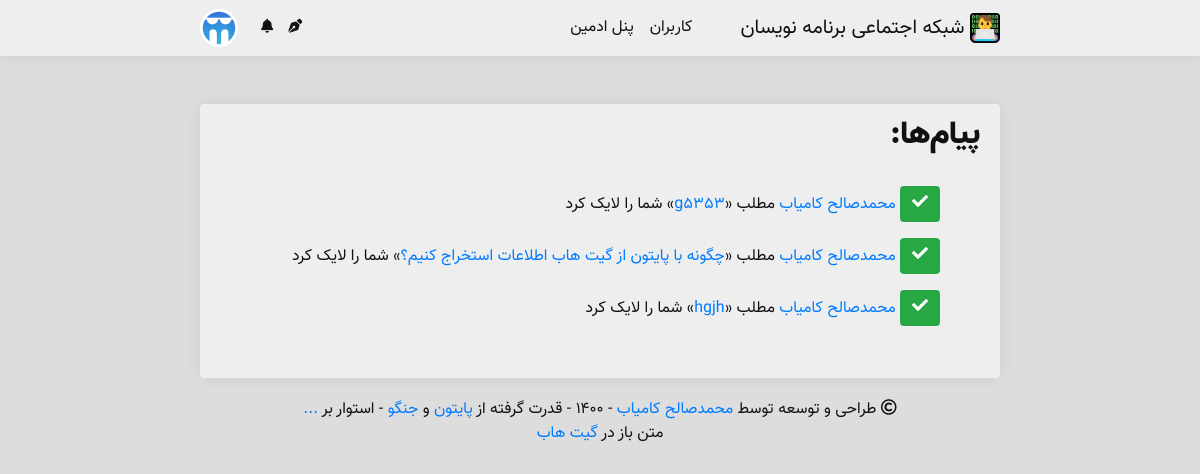
The app's page /user/notifications/all/?page=1/ (signed in), older data.
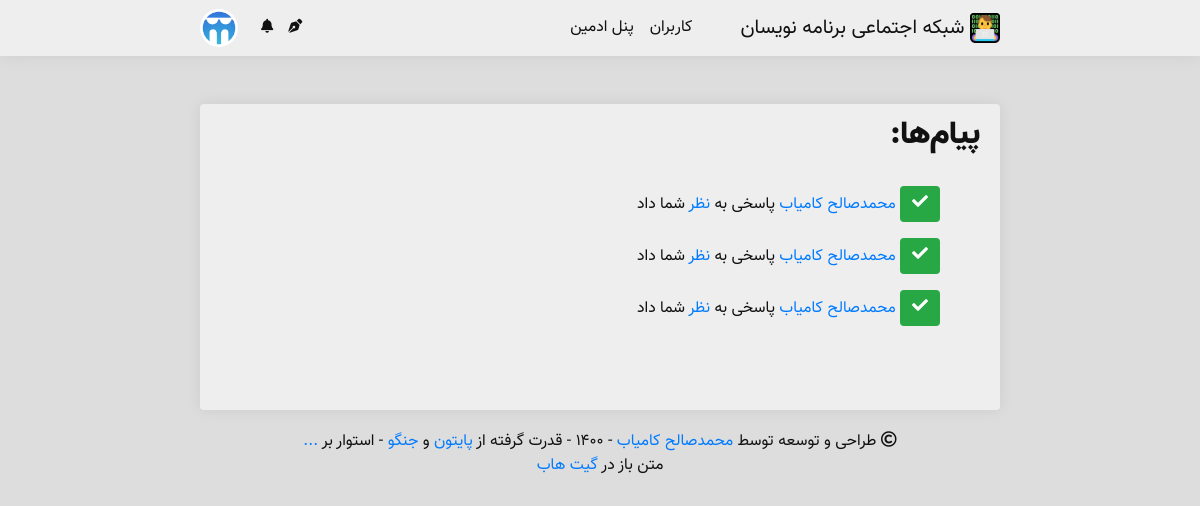
The same page, newer data.
### main/models.py (models this page shows)
class Notification(models.Model):
    givver = models.ForeignKey('Person', on_delete = models.SET_NULL, null = True, verbose_name = 'گیرنده')
    message = models.TextField(verbose_name = 'متن پیام')
    notif_type = models.CharField(max_length = 10, null = True, default = None, verbose_name = 'نوع')
    done = models.BooleanField(default = False, verbose_name = 'خوانده شده')
    class Meta:
        verbose_name = 'پیام'
        verbose_name_plural = 'پیام‌ها'

### persons/views.py (the view)
# urls.py: path('notifications/all/?page=<int:page>/', views.all_notifications, name = 'all_notifications'),
@login_required
def all_notifications(request, page):
    person = Person.objects.get(username = request.user.username)
    notifications = Notification.objects.filter(givver = person).order_by('-id')
    paginate = Paginator(notifications, 3)
    context = {
        'notifications': paginate.page(page),
    }
    mskf.add_notification_availability_to_context(request, context)
    mskf.add_authenticated_user_to_context(request, context)
    return render(request, 'person/notifications/list.html', context)

### main/functions.py (called while the page is built)
    def add_notification_availability_to_context(request, context):
        if request.user.is_authenticated:
            person = Person.objects.get(username=request.user.username)
            notification = Notification.objects.filter(
                givver=person,
                done=False)
            new_notif = False
            if len(notification) > 0:
                new_notif = True
            context['new_notif'] = new_notif
            context['notif_len'] = len(notification)

    def add_authenticated_user_to_context(request, context):
        if request.user.is_authenticated:
            authenticated_user = Person.objects.get(username=request.user.username)
            context['authenticated_user'] = authenticated_user

### media/template/person/notifications/list.html (shortened to what this page needs)
{% extends 'main.html' %}
{% load static %}
{% block body %}
<div class="body  border-gray">
<h2>پیام‌ها:</h2><br/>
<ul style="list-style-type: none;" class="infinite-container">
    {% for notification in notifications.object_list %}
        <li class="infinite-item">
            <p>
                {% if notification.done == True %}
                    <button type="button" class="btn btn-success  border-gray"><i class="fas fa-check"></i></button>
                {% endif %}
                {{ notification.message | safe }}
            </p>
        </li>
    {% endfor %}
</ul>
<br/>
{% if notifications.has_next %}
    <div class="d-flex justify-content-center" style="display:none;">
    </div>
{% endif %}
</div>
{% endblock %}

Row changes from the older to the newer data that the page shows:
no longer on this page (row unchanged): Notification: done True (drawn), message "محمدصالح کامیاب مطلب « g5353 » شما را لایک کرد"
no longer on this page (row unchanged): Notification: done True (drawn), message "محمدصالح کامیاب مطلب « چگونه با پایتون از گیت هاب اطلاعات استخراج کنیم؟ » شما را لایک کرد"
no longer on this page (row unchanged): Notification: done True (drawn), message "محمدصالح کامیاب مطلب « hgjh » شما را لایک کرد"
added Notification: done True (drawn), message "محمدصالح کامیاب پاسخی به نظر شما داد"
added Notification: done True (drawn), message "محمدصالح کامیاب پاسخی به نظر شما داد"
added Notification: done True (drawn), message "محمدصالح کامیاب پاسخی به نظر شما داد"
